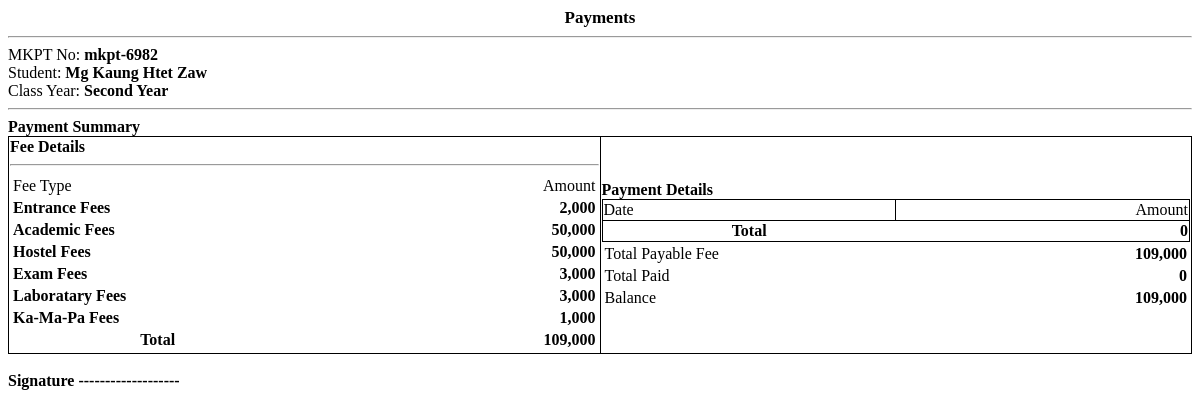
The app's page /receipt.php?ef_id=1 with its own data.
### tables this page shows
CREATE TABLE `fees` (
  `id` int(30) NOT NULL,
  `course_id` int(30) NOT NULL,
  `description` varchar(200) NOT NULL,
  `amount` float NOT NULL
);

### receipt.php (the view, shortened to what this page needs)
<?php
include 'db_connect.php';
?>
<div class="container-fluid">
	<p class="text-center"><b><?php echo $_GET['pid'] == 0 ? "Payments" : 'Payment Receipt' ?></b></p>
	<hr>
	<div class="flex">
		<div class="w-50">
			<p>MKPT No: <b><?php echo $id_no ?></b></p>
			<p>Student: <b><?php echo ucwords($sname) ?></b></p>
			<p>Class Year: <b><?php echo $class ?></b></p>
		</div>
	</div>
	<hr>
	<p><b>Payment Summary</b></p>
	<table class="wborder">
		<tr>
			<td width="50%">
				<p><b>Fee Details</b></p>
				<hr>
				<table width="100%">
					<tr>
						<td width="50%">Fee Type</td>
						<td width="50%" class='text-right'>Amount</td>
					</tr>
					<?php
				$cfees = $conn->query("SELECT * FROM fees where course_id = $course_id");
				$ftotal = 0;
				while ($row = $cfees->fetch_assoc()) {
					$ftotal += $row['amount'];
				?>
				<tr>
					<td><b><?php echo $row['description'] ?></b></td>
					<td class='text-right'><b><?php echo number_format($row['amount']) ?></b></td>
				</tr>
				<?php
				}
				?>
				<tr>
					<th>Total</th>
					<th class='text-right'><b><?php echo number_format($ftotal) ?></b></th>
				</tr>
				</table>
			</td>
			<td width="50%">
			<p><b>Payment Details</b></p>
				<table width="100%" class="wborder">
					<tr>
						<td width="50%">Date</td>
						<td width="50%" class='text-right'>Amount</td>
					</tr>
					<?php
						$ptotal = 0;
					?>
					<tr>
						<th>Total</th>
						<th class='text-right'><b><?php echo number_format($ptotal) ?></b></th>
					</tr>
				</table>
				<table width="100%">
					<tr>
						<td>Total Payable Fee</td>
						<td class='text-right'><b><?php echo number_format($ftotal) ?></b></td>
					</tr>
					<tr>
						<td>Total Paid</td>
						<td class='text-right'><b><?php echo number_format($ptotal) ?></b></td>
					</tr>
					<tr>
						<td>Balance</td>
						<td class='text-right'><b><?php echo number_format($ftotal-$ptotal) ?></b></td>
					</tr>
				</table>
			</td>
		</tr>
	</table>
	<br>
	<tr>
		<td class='text-right'><b>Signature</b></td>
		<td class='text-right'><b>    -------------------</b></td>
	</tr>
</div>

### receipt.php (style rules this page uses)
.flex { display: inline-flex; width: 100%; }
.w-50 { width: 50%; }
.text-center { text-align:center; font-size: 17px; }
.text-right { text-align:right; }
table.wborder { width: 100%; border-collapse: collapse; }
table.wborder>tbody>tr, table.wborder>tbody>tr>td { border:1px solid; }
p { margin:unset; }

### records on screen
fees: description "Entrance Fees", amount "2,000"
fees: description "Academic Fees", amount "50,000"
fees: description "Hostel Fees", amount "50,000"
fees: description "Exam Fees", amount "3,000"
fees: description "Laboratary Fees", amount "3,000"
fees: description "Ka-Ma-Pa Fees", amount "1,000"

### other values on screen
$id_no "mkpt-6982"
$sname "Mg Kaung Htet Zaw"
$class "Second Year"
$ftotal "109,000"
$ptotal "0"
$ftotal-$ptotal "109,000"
